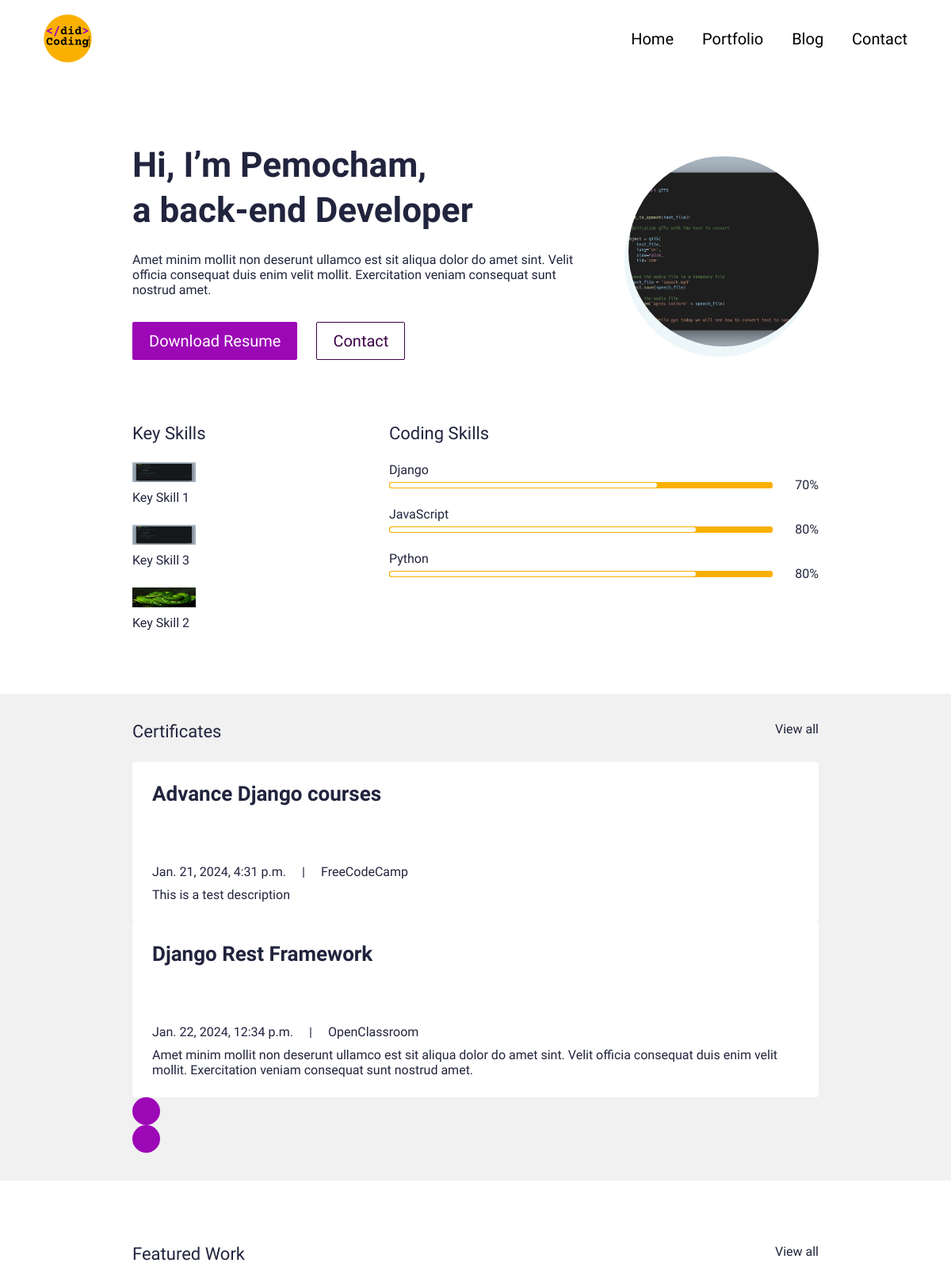
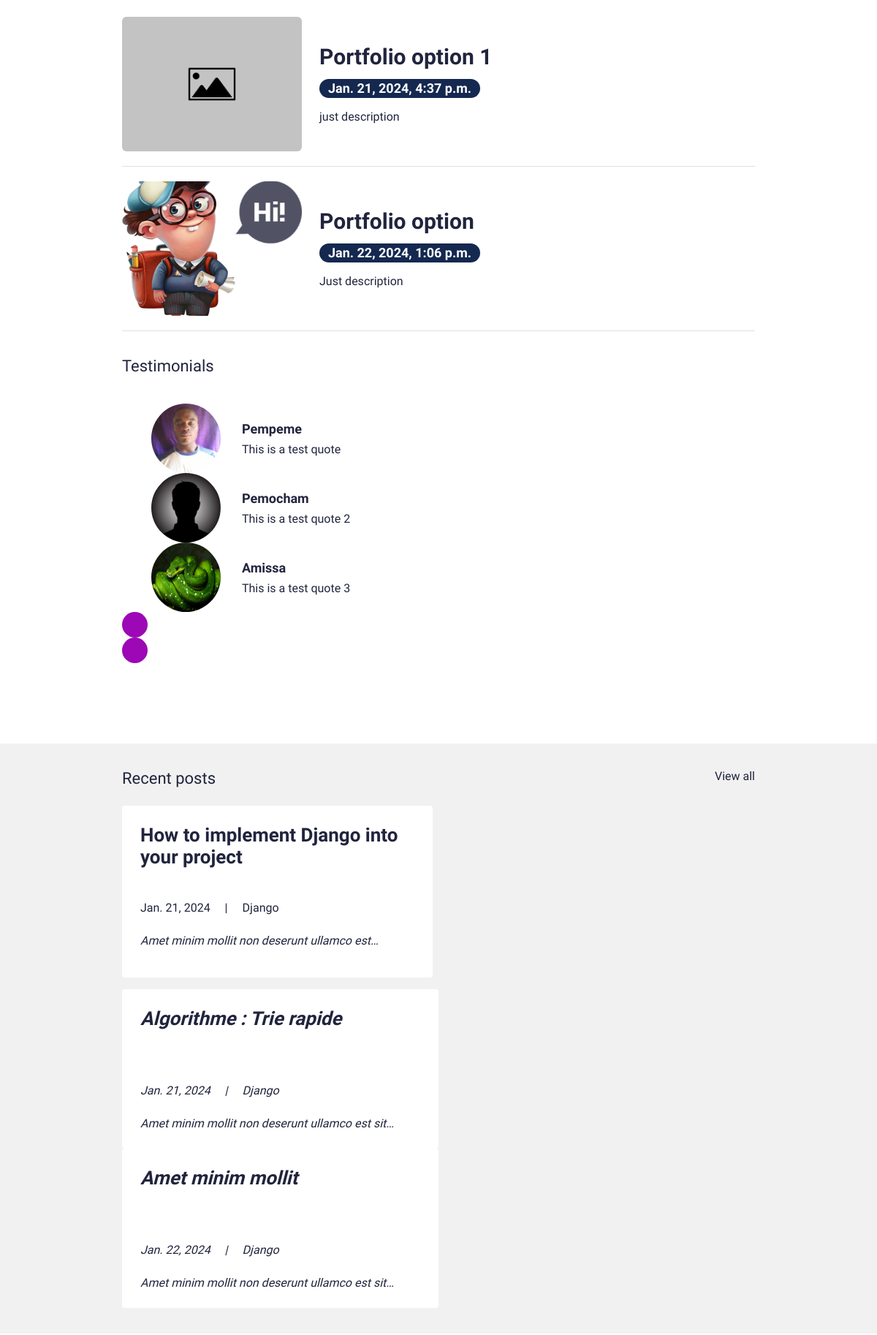
The page / (upper part) on the database its author committed (2 pictures, top to bottom).
### main/models.py (models this page shows, shortened)
class UserProfile(models.Model):
    user = models.OneToOneField(User, on_delete = models.CASCADE, related_name  = 'profile')
    title = models.CharField(max_length=200, blank=True, null = True)
    bio = models.CharField(max_length = 330, blank=True, null = True)
    avatar = models.ImageField(blank=True, null = True, upload_to='profile')
    skills = models.ManyToManyField(Skill, related_name  = 'skill')
    cv = models.FileField(upload_to='CV', blank=True, null = True)
    class Meta:
        verbose_name = 'User Profile'
        verbose_name_plural = 'User Profiles'

class Skill(models.Model):
    name = models.CharField(max_length=200, blank=True, null = True)
    score = models.IntegerField(default = 80, blank=True, null = True)
    image = models.ImageField(upload_to='skills', blank=True, null = True)
    is_key_skill = models.BooleanField()
    class Meta:
        verbose_name = 'Skill'
        verbose_name_plural = 'Skills'

class Certificate(models.Model):
    date = models.DateTimeField(null=True, blank=True)
    author = models.ForeignKey(User, on_delete = models.CASCADE, related_name = 'certificate')
    name = models.CharField(max_length=200, blank=True, null = True)
    title = models.CharField(max_length=200, blank=True, null = True)
    description = models.CharField(max_length=500, blank=True, null = True)
    is_active = models.BooleanField(default=True)
    class Meta:
        verbose_name = 'Certificate'
        verbose_name_plural = 'Certificates'
        ordering = ['date']

class PortFolio(models.Model):
    date = models.DateTimeField(null=True, blank=True)
    name = models.CharField(max_length=200, blank=True, null = True)
    description = models.CharField(max_length=500, blank=True, null = True)
    body = RichTextField(blank=True, null = True)
    image = models.ImageField(blank=True, null = True, upload_to='PortFolio')
    slug = models.SlugField()
    is_active = models.BooleanField(default=True)
    class Meta:
        verbose_name = 'PortFolio'
        verbose_name_plural = 'PortFolio'
        ordering = ['date']

class Testimonial(models.Model):
    thumbnail = models.ImageField(blank=True, null = True, upload_to='Testimonial')
    name = models.CharField(max_length=200, blank=True, null = True)
    role = models.CharField(max_length=200, blank=True, null = True)
    quote = models.CharField(max_length=200, blank=True, null = True)
    is_active = models.BooleanField(default = True)
    class Meta:
        verbose_name = 'Testimonial'
        verbose_name_plural = 'Testimonials'

class Blog(models.Model):
    timestamp = models.DateTimeField(null=True, blank=True)
    author = models.ForeignKey(User, on_delete = models.CASCADE, related_name = 'blog')
    name = models.CharField(max_length=200, blank=True, null = True)
    body = RichTextField(blank=True, null = True)
    image = models.ImageField(blank=True, null = True, upload_to='blog')
    slug = models.SlugField()
    is_active = models.BooleanField(default=True)
    class Meta:
        verbose_name = 'Blog'
        verbose_name_plural = 'Blog'
        ordering = ['timestamp']

### main/views.py (the view)
# urls.py: path("", views.IndexView.as_view(), name="index"),
class IndexView(generic.TemplateView):
    template_name = 'index.html'
    def get_context_data(self, **kwargs: Any):
        context =  super().get_context_data(**kwargs)
        testimonials = Testimonial.objects.filter(is_active = True)
        certificates = Certificate.objects.filter(is_active = True)
        blogs = Blog.objects.filter(is_active = True)
        portfolio = PortFolio.objects.filter(is_active = True)
        skills = Skill.objects.filter(is_key_skill = True).order_by('name')
        context['testimonials'] = testimonials
        context['certificates'] = certificates
        context['blogs'] = blogs
        context['portfolios'] = portfolio
        context['skills'] = skills
        return context

### MyResume/context_processors.py (called while the page is built)
def project_context(request):
    context = {
        'me': User.objects.first(),
    }
    return context

### templates/index.html (shortened to what this page needs)
{% extends "base.html" %}
{% load static %}
{% block content %}
    <section>
      <div class="bannerSection">
        <div class="container">
          <div class="row g-4 g-md-3  align-items-center">
            <div class="col-md-auto order-md-last">
              <div class="bannerUserImg">
                <img src="{{me.profile.avatar.url}}" alt="...">
              </div>
            </div>
            <div class="col-md">
              <div class="bannerContent">
                <h1 class="xlTitle pb-3">Hi, I’m {{me|title}}, <br> {{me.profile.title}}</h1>
                <p>{{me.profile.bio}}</p>
                <div class="bannerBtnCol">
                  <div class="row">
                    <div class="col-auto">
                      <a download href="{{me.profile.cv.url}}" class="btn btnPrimary">Download Resume</a>
                    </div>
                    <div class="col-auto">
                      <a href="{% url "contact" %}" class="btn btnOutline">Contact</a>
                    </div>
                  </div>
                </div>
              </div>
            </div>
          </div>
        </div>
      </div>
    </section>
    <section>
      <div class="sectionSpace pt-0">
        <div class="container">
          <div class="row">
            <div class="col-md-auto">
              <div class="keySkillCol">
                <h4 class="smTitle pb-3">Key Skills</h4>
                {% for sk in skills  %}
                <div class="keySkillCard">
                  <div class="ksIconCol">
                    <img src="{{sk.image.url}}" alt="..." width="80" height="25">
                  </div>
                  <span class="ksText">Key Skill {{sk.pk}}</span>
                </div>
                {% endfor %}
              </div>
            </div>
            <div class="col-md">
              <h4 class="smTitle pb-3">Coding Skills</h4>
              <div class="progressCol">
                <div class="progressCard">
                  {% for skill in skills  %}
                  <div class="progressCol">
                    <span class="progressLbl">{{skill.name}}</span>
                    <div class="row g-2 align-items-center">
                      <div class="col">
                        <div class="progress progressStyle">
                          <div class="progress-bar" role="progressbar" style="width: {{skill.score}}%" aria-valuenow="{{skill.score}}" aria-valuemin="0" aria-valuemax="100"></div>
                        </div>
                      </div>
                      <div class="col-auto">
                        <span class="pLbl">{{skill.score}}%</span>
                      </div>
                    </div>
                  </div>
                {% endfor %}
                </div>
              </div>
            </div>
          </div>
        </div>
      </div>
    </section>
    <section>
      <div class="sectionSpaceSm lightBg">
        <div class="container">
          <div class="row pb-3">
            <div class="col">
              <h4 class="smText regular">Certificates</h4>
            </div>
            <div class="col-auto">
              <a href="javascript:void(0)" class="simpleLink">View all</a>
            </div>
          </div>
          <div class="sliderOuter">
            <div class="swiper certificatesSlider">
              <div class="swiper-wrapper">
                {% for certificate in certificates  %}
                <div class="swiper-slide">
                  <div class="cardStyle1">
                    <h4 class="mdTitle cs1Title">
                      <a href="javascript:void(0)">{{certificate.name}}</a>
                    </h4>
                    <ul class="cardOptionCol">
                      <li>{{certificate.date}}</li>
                      <li>{{certificate.title}}</li>
                    </ul>
                    <p>{{certificate.description}}</p>
                  </div>
                </div>
                {% endfor %}
              </div>
            </div>
            <div class="cert-swiper-button-next swiper-button-next swiperBtnStyle"></div>
            <div class="cert-swiper-button-prev swiper-button-prev swiperBtnStyle"></div>
          </div>
        </div>
      </div>
    </section>
    <section>
      <div class="sectionSpace">
        <div class="container">
          <div class="portfolioCol">
            <div class="row pb-3">
              <div class="col">
                <h4 class="smText regular">Featured Work</h4>
              </div>
              <div class="col-auto">
                <a href=" {% url "list-portfolio" %} " class="simpleLink">View all</a>
              </div>
            </div>
            {% for portfolio in portfolios  %}
            <div class="portfolioCard">
              <div class="row g-4 align-items-center">
                <div class="col-md-auto">
                  <div class="portfolioImgCol">
                    <a href="{% url "detail-portfolio" portfolio.slug %}"><img src="{{portfolio.image.url}}" alt="..."></a>
                  </div>
                </div>
                <div class="col-md">
                  <div class="portfolioContentCol">
                    <h4 class="lgTitle"><a href="{% url "detail-portfolio" portfolio.slug %}">{{portfolio.name}}</a></h4>
                    <ul class="portfolioOption">
                      <li><span class="dateLbl">{{portfolio.date}}</span></li>
                    </ul>
                    <p>{{portfolio.description}}</p>
                  </div>
                </div>
              </div>
            </div>
            {% endfor %}
          </div>
          <div class="testimonialCol">
            <h4 class="smText regular d-block">Testimonials</h4>
            <div class="testimonialSlider">
              <div class="swiper testimonialSwiper">
                <div class="swiper-wrapper">
                  {% for testimonial in testimonials  %}
                  <div class="swiper-slide">
                    <div class="testimonialCard">
                      <div class="row align-items-center">
                        <div class="col-sm-auto">
                          <div class="tImgCol">
                            <img src="{{testimonial.thumbnail.url}}" alt="...">
                          </div>
                        </div>
                        <div class="col-sm">
                          <div class="tContentCol">
                            <h4 class="xsTitle bold">{{testimonial.name}}</h4>
                            <p>{{testimonial.quote}}</p>
                          </div>
                        </div>
                      </div>
                    </div>
                  </div>
                 {% endfor %}
                </div>
                <div class="test-swiper-button-next swiper-button-next swiperBtnStyle"></div>
                <div class="test-swiper-button-prev swiper-button-prev swiperBtnStyle"></div>
              </div>
            </div>
          </div>
        </div>
      </div>
    </section>
    <section>
      <div class="sectionSpaceSm lightBg">
        <div class="container">
          <div class="row pb-3">
            <div class="col">
              <h4 class="smText regular">Recent posts</h4>
            </div>
            <div class="col-auto">
              <a href=" {% url "list-blog" %} " class="simpleLink">View all</a>
            </div>
          </div>
          <div class="row g-3">
            {% for blog in blogs %}
            <div class="col-lg-6">
              <div class="cardStyle1">
                <h4 class="mdTitle cs1Title"><a href=" {% url "detail-blog" blog.slug %} ">{{blog.name}}</a></h4>
                <ul class="cardOptionCol">
                  <li>{{blog.timestamp.date}}</li>
                  <li>Django</li>
                </ul>
                <p>{{blog.body|truncatechars:50|safe }}</p>
              </div>
            </div>
            {% endfor %}
          </div>
        </div>
      </div>
    </section>
{% endblock content %}

### rows shown on the page
Skill: image (picture), pk "1", name "Django", score "70"
Skill: image (picture), pk "3", name "JavaScript", score "80"
Skill: image (picture), pk "2", name "Python", score "80"
Certificate: name "Advance Django courses", date "Jan. 21, 2024, 4:31 p.m.", title "FreeCodeCamp", description "This is a test description"
Certificate: name "Django Rest Framework", date "Jan. 22, 2024, 12:34 p.m.", title "OpenClassroom", description "Amet minim mollit non deserunt ullamco est sit aliqua dolor do amet sint. Velit officia consequat duis enim velit mollit. Exercitation veniam consequat sunt nostrud amet."
PortFolio: image (placeholder picture), name "Portfolio option 1", date "Jan. 21, 2024, 4:37 p.m.", description "just description"
PortFolio: image (picture), name "Portfolio option", date "Jan. 22, 2024, 1:06 p.m.", description "Just description"
Testimonial: thumbnail (picture), name "Pempeme", quote "This is a test quote"
Testimonial: thumbnail (placeholder picture), name "Pemocham", quote "This is a test quote 2"
Testimonial: thumbnail (picture), name "Amissa", quote "This is a test quote 3"
Blog: name "How to implement Django into your project", timestamp "Jan. 21, 2024", body "Amet minim mollit non deserunt ullamco est…"
Blog: name "Algorithme : Trie rapide", timestamp "Jan. 21, 2024", body "Amet minim mollit non deserunt ullamco est sit…"
Blog: name "Amet minim mollit", timestamp "Jan. 22, 2024", body "Amet minim mollit non deserunt ullamco est sit…"

### other values the page prints
{{ me|title }} "Pemocham"
{{ me.profile.title }} "a back-end Developer"
{{ me.profile.bio }} "Amet minim mollit non deserunt ullamco est sit aliqua dolor do amet sint. Velit officia consequat duis enim velit mollit. Exercitation veniam consequat sunt nostrud amet."
